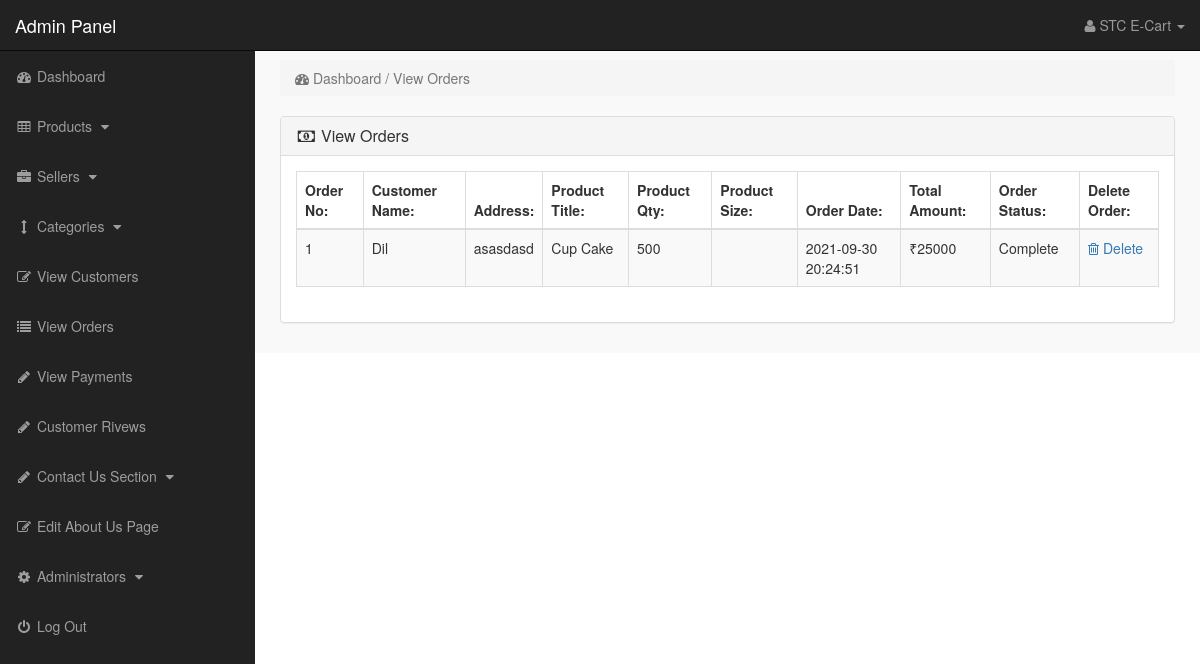
The page /admin_area/index.php?view_orders (signed in) on the database its author committed.
### tables this page shows
CREATE TABLE `customer_orders` (
  `order_id` int(10) NOT NULL,
  `customer_id` int(10) NOT NULL,
  `pro_id` int(10) NOT NULL,
  `wish_text` varchar(30) NOT NULL,
  `s_id` varchar(20) NOT NULL,
  `due_amount` int(100) NOT NULL,
  `invoice_no` int(100) NOT NULL,
  `qty` int(10) NOT NULL,
  `size` text NOT NULL,
  `order_date` timestamp NOT NULL DEFAULT current_timestamp(),
  `order_status` text NOT NULL,
  `pro_dt` datetime DEFAULT NULL
);

CREATE TABLE `customers` (
  `customer_id` int(10) NOT NULL,
  `customer_name` varchar(255) NOT NULL,
  `customer_email` varchar(255) NOT NULL,
  `customer_pass` varchar(255) NOT NULL,
  `customer_country` text NOT NULL,
  `customer_city` text NOT NULL,
  `customer_contact` varchar(255) NOT NULL,
  `customer_address` text NOT NULL,
  `customer_image` text NOT NULL,
  `customer_ip` varchar(255) NOT NULL,
  `customer_confirm_code` text NOT NULL
);

CREATE TABLE `products` (
  `product_id` int(10) NOT NULL,
  `Seller_id` varchar(20) NOT NULL,
  `cat_id` int(10) NOT NULL,
  `manufacturer_id` int(10) NOT NULL,
  `date` timestamp NOT NULL DEFAULT current_timestamp() ON UPDATE current_timestamp(),
  `product_title` text NOT NULL,
  `product_url` text NOT NULL,
  `product_img1` text NOT NULL,
  `product_img2` text NOT NULL,
  `product_img3` text NOT NULL,
  `product_price` int(10) NOT NULL,
  `product_weight` text NOT NULL,
  `product_psp_price` int(100) DEFAULT NULL,
  `product_desc` text NOT NULL,
  `product_features` text NOT NULL,
  `product_video` text NOT NULL,
  `product_keywords` text NOT NULL,
  `product_label` text NOT NULL,
  `status` varchar(255) NOT NULL
);

### admin_area/view_orders.php (the view)
<?php
if(!isset($_SESSION['admin_email'])){
echo "<script>window.open('login.php','_self')</script>";
}
else {
?>
<div class="row">
<div class="col-lg-12">
<ol class="breadcrumb">
<li class="active">
<i class="fa fa-dashboard"></i> Dashboard / View Orders
</li>
</ol>
</div>
</div>
<div class="row">
<div class="col-lg-12">
<div class="panel panel-default">
<div class="panel-heading">
<h3 class="panel-title">
<i class="fa fa-money fa-fw"></i> View Orders
</h3>
</div>
<div class="panel-body">
<div class="table-responsive">
<table class="table table-bordered table-hover table-striped">
<thead>
<tr>
<th>Order No:</th>
<th>Customer Name:</th>
<th>Address:</th>
<th>Product Title:</th>
<th>Product Qty:</th>
<th>Product Size:</th>
<th>Order Date:</th>
<th>Total Amount:</th>
<th>Order Status:</th>
<th>Delete Order:</th>
</tr>
</thead>
<tbody>
<?php
$i = 0;
$get_orders = "select * from customer_orders where order_status='pending'";
$run_orders = mysqli_query($con,$get_orders);
while ($row_orders = mysqli_fetch_array($run_orders)) {
$order_id = $row_orders['order_id'];
$c_id = $row_orders['customer_id'];
$product_id = $row_orders['pro_id'];
$qty = $row_orders['qty'];
$size = $row_orders['size'];
$order_status = $row_orders['order_status'];
$get_products = "select * from products where product_id='$product_id' and status='product'";
$run_products = mysqli_query($con,$get_products);
$row_products = mysqli_fetch_array($run_products);
$product_title = $row_products['product_title'];
$i++;
?>
<tr>
<td><?php echo $i; ?></td>
<td>
<?php
$get_customer = "select * from customers where customer_id='$c_id'";
$run_customer = mysqli_query($con,$get_customer);
$row_customer = mysqli_fetch_array($run_customer);
$customer_email = $row_customer['customer_name'];
$invoice_no = $row_customer['customer_address'];
echo $customer_email;
 ?>
 </td>
<td><?php echo $invoice_no; ?></td>
<td><?php echo $product_title; ?></td>
<td><?php echo $qty; ?></td>
<td><?php echo $size; ?></td>
<td>
<?php
$get_customer_order = "select * from customer_orders where order_id='$order_id'";
$run_customer_order = mysqli_query($con,$get_customer_order);
$row_customer_order = mysqli_fetch_array($run_customer_order);
$order_date = $row_customer_order['order_date'];
$due_amount = $row_customer_order['due_amount'];
echo $order_date;
?>
</td>
<td>₹<?php echo $due_amount; ?></td>
<td>
<?php
if($order_status=='pending'){
echo $order_status='pending';
}
else{
echo $order_status='Complete';
}
?>
</td>
<td>
<a href="index.php?order_delete=<?php echo $order_id; ?>" >
<i class="fa fa-trash-o" ></i> Delete
</a>
</td>
</tr>
<?php } ?>
</tbody>
</table>
</div>
</div>
</div>
</div>
</div>
<?php } ?>

### admin_area/includes/sidebar.php (shortened to what this page needs)
<?php
if(!isset($_SESSION['admin_email'])){
echo "<script>window.open('login.php','_self')</script>";
}
else {
?>
<nav class="navbar navbar-inverse navbar-fixed-top" >
<div class="navbar-header" >
<a class="navbar-brand" href="index.php?dashboard" >Admin Panel</a>
</div>
<ul class="nav navbar-right top-nav" >
<li class="dropdown" >
<a href="#" class="dropdown-toggle" data-toggle="dropdown" >
<i class="fa fa-user" ></i>
<?php echo $admin_name; ?> <b class="caret" ></b>
</a>
</li>
</ul>
<div class="collapse navbar-collapse navbar-ex1-collapse">
<ul class="nav navbar-nav side-nav">
<li>
<a href="index.php?dashboard">
<i class="fa fa-fw fa-dashboard"></i> Dashboard
</a>
</li>
<li>
<a href="#" data-toggle="collapse" data-target="#products">
<i class="fa fa-fw fa-table"></i> Products
<i class="fa fa-fw fa-caret-down"></i>
</a>
</li>
<li>
<a href="#" data-toggle="collapse" data-target="#manufacturers">
<i class="fa fa-fw fa-briefcase"></i> Sellers
<i class="fa fa-fw fa-caret-down"></i>
</a>
</li>
<li>
<a href="#" data-toggle="collapse" data-target="#cat">
<i class="fa fa-fw fa-arrows-v"></i> Categories
<i class="fa fa-fw fa-caret-down"></i>
</a>
</li>
<li>
<a href="index.php?view_customers">
<i class="fa fa-fw fa-edit"></i> View Customers
</a>
</li>
<li>
<a href="index.php?view_orders">
<i class="fa fa-fw fa-list"></i> View Orders
</a>
</li>
<li>
<a href="index.php?view_payments">
<i class="fa fa-fw fa-pencil"></i> View Payments
</a>
</li>
<li>
<a href="index.php?view_reviews">
<i class="fa fa-fw fa-pencil"></i> Customer Rivews
</a>
</li>
<li>
<a href="#" data-toggle="collapse" data-target="#contact_us">
<i class="fa fa-fw fa-pencil"> </i> Contact Us Section
<i class="fa fa-fw fa-caret-down"></i>
</a>
</li>
<li>
<a href="index.php?edit_about_us">
<i class="fa fa-fw fa-edit"></i> Edit About Us Page
</a>
</li>
<li>
<a href="#" data-toggle="collapse" data-target="#users">
<i class="fa fa-fw fa-gear"></i> Administrators
<i class="fa fa-fw fa-caret-down"></i>
</a>
</li>
<li>
<a href="logout.php">
<i class="fa fa-fw fa-power-off"></i> Log Out
</a>
</li>
</ul>
</div>
</nav>
<?php } ?>

### admin_area/css/style.css (style rules this page uses)
body { margin-top:100px; }
@media (min-width: 768px) { body { margin-top:50px; } }
.top-nav { padding:0 15px; }
.top-nav>li { display:inline-block; float:left; }
.top-nav>li>a { padding-top:15px; padding-bottom:15px; line-height:20px; color:#999; }
@media (min-width: 768px) { .side-nav { position:fixed; top:51px; width:255px; border-radius:0; overflow-y:auto; background-color: #222; bottom:0; overflow-x:hidden; padding-bottom:40px; } }
@media (min-width: 768px) { .side-nav>li>a { width:255px; } }
.panel-body { border-radius:5px; }

### rows shown on the page
customer_orders: customer.customer_name "Dil", customer.customer_address "asasdasd", products.product_title "Cup Cake", qty "500", order_date "2021-09-30 20:24:51", due_amount "25000"

### other values the page prints
$admin_name "STC E-Cart"
